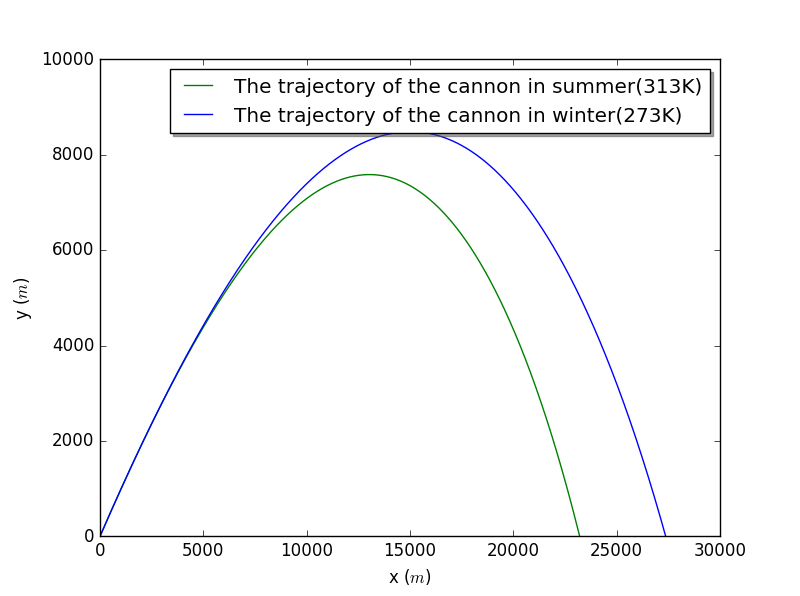

Write Python code to recreate this figure.
class flying_cannon:
    
    def __init__(self,angle = 3.14/4 , velocity = 700,location_x = 0, location_y = 0, time_step = 0.001 , B_over_m = 0.00004, B_over_m_const = 0.00004):
        # unit of time is s ; unit of angle is rad
        self.v_x = [velocity * math.cos(angle)]
        self.v_y = [velocity * math.sin(angle)]
        self.v=[velocity]        
        self.x = [location_x]        
        self.y = [location_y]
        self.v_xno = [velocity * math.cos(angle)]
        self.v_yno = [velocity * math.sin(angle)]
        self.vno =[velocity]        
        self.xno = [location_x]        
        self.yno = [location_y]
        self.t = [0]
        self.dt = time_step
        self.const = [B_over_m * (313/300) ** 2.5]
        self.constno = [B_over_m_const * (273/300) ** 2.5]
        self.g = 9.8
        print("Initial velocity ->", velocity)
        print("Initial angle of velocity ->", angle)
        print("Initial location of cannon shell ->", (location_x, location_y))
        print("time step -> ", time_step)
    def calculate(self):
        while not self.y[-1] < 0 :
            vx = self.v_x[-1] - self.v_x[-1] * self.v[-1] * self.const[-1] * self.dt
            vy = self.v_y[-1] - self.v_y[-1] * self.v[-1] * self.const[-1] * self.dt - self.g * self.dt         
            self.v_x.append(vx)
            self.v_y.append(vy)
            x = self.x[-1] + self.v_x[-1] * self.dt
            y = self.y[-1] + self.v_y[-1] * self.dt
            v = math.sqrt(self.v_x[-1] * self.v_x[-1] + self.v_y[-1] * self.v_y[-1]) 
            c = (1 - 0.0065 * self.y[-1]/300)**(2.5) * self.const[0]
            self.const.append(c)            
            self.x.append(x)
            self.y.append(y)
            self.t.append(self.t[-1] + self.dt)
            self.v.append(v)
        amend_y = -self.y[-2]/self.y[-1]
        amend_x = (self.x[-2]+amend_y*self.x[-1])/(amend_y + 1)        
        self.x.remove(self.x[-1])
        self.y.remove(self.y[-1])
        self.x.append(amend_x)
        self.y.append(0)
    def calculate_c(self):
        while not self.yno[-1] < 0 :
            vxno = self.v_xno[-1] - self.v_xno[-1] * self.vno[-1] * self.constno[-1] * self.dt
            vyno = self.v_yno[-1] - self.v_yno[-1] * self.vno[-1] * self.constno[-1] * self.dt - self.g * self.dt         
            self.v_xno.append(vxno)
            self.v_yno.append(vyno)
            xno = self.xno[-1] + self.v_xno[-1] * self.dt
            yno = self.yno[-1] + self.v_yno[-1] * self.dt
            vno = math.sqrt(self.v_xno[-1] * self.v_xno[-1] + self.v_yno[-1] * self.v_yno[-1])            
            cno = (1 - 0.0065 * self.yno[-1]/300)**(2.5) * self.constno[0]
            self.constno.append(cno)            
            self.xno.append(xno)
            self.yno.append(yno)
            self.t.append(self.t[-1] + self.dt)
            self.vno.append(vno)
        amend_yno = -self.yno[-2]/self.yno[-1]
        amend_xno = (self.xno[-2]+amend_yno*self.xno[-1])/(amend_yno + 1)        
        self.xno.remove(self.xno[-1])
        self.yno.remove(self.yno[-1])
        self.xno.append(amend_xno)
        self.yno.append(0)
    def show_results(self):
        pl.plot(self.x, self.y, 'g', label='The trajectory of the cannon in summer(313K)')
        pl.plot(self.xno, self.yno, 'b', label='The trajectory of the cannon in winter(273K)')
        pl.xlim(0.0, 30000.0)
        pl.ylim(0.0, 10000.0)
        pl.xlabel('x ($m$)')
        pl.ylabel('y ($m$)')
        pl.legend(loc='best', shadow=True)
        pl.show()
    def store_results(self):
        myfile = open('flying_cannon', 'w')
        for i in range(len(self.t)):
            print(self.t[i],(self.x[i],self.y[i]),(self.xno[i],self.yno[i]), file = myfile)
        myfile.close()

a = flying_cannon()
a.calculate()
a.calculate_c()
a.show_results()
